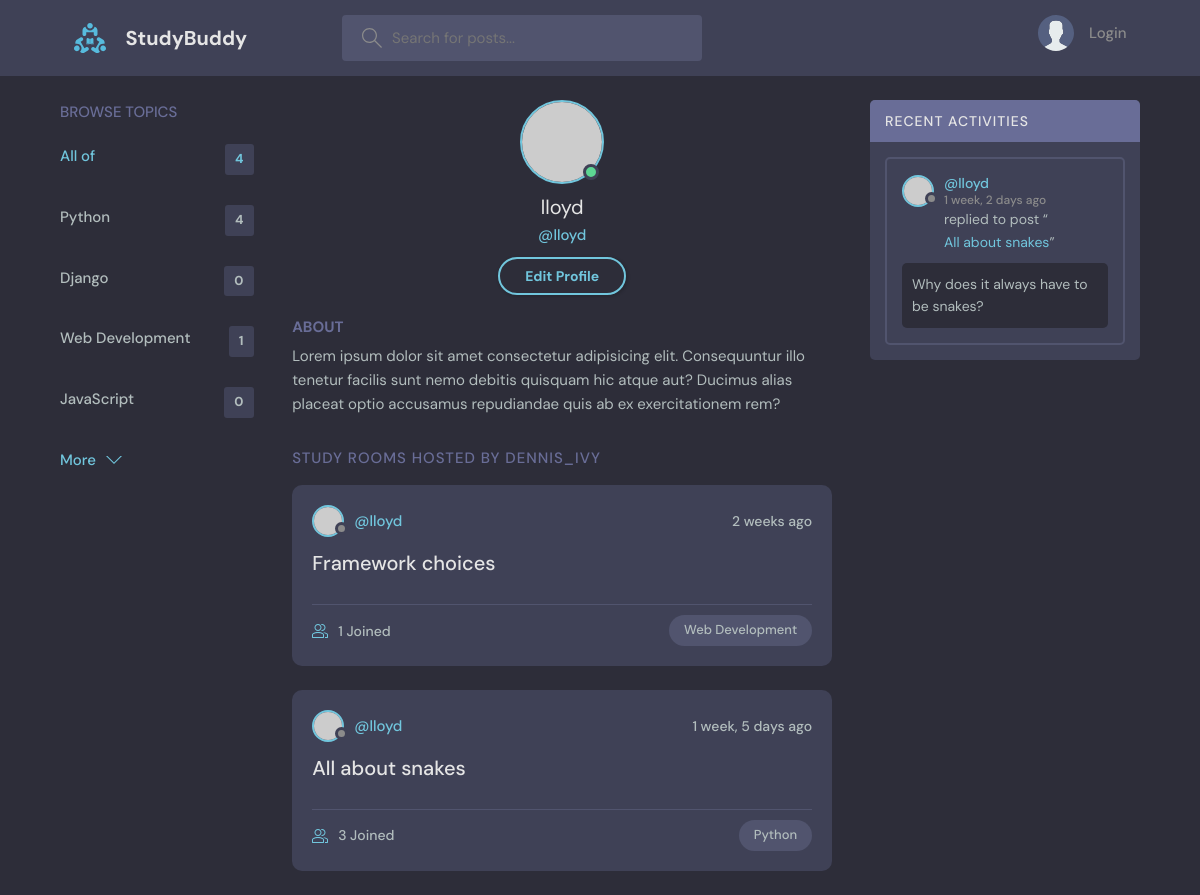
Before: /profile/4/ with the older database file.
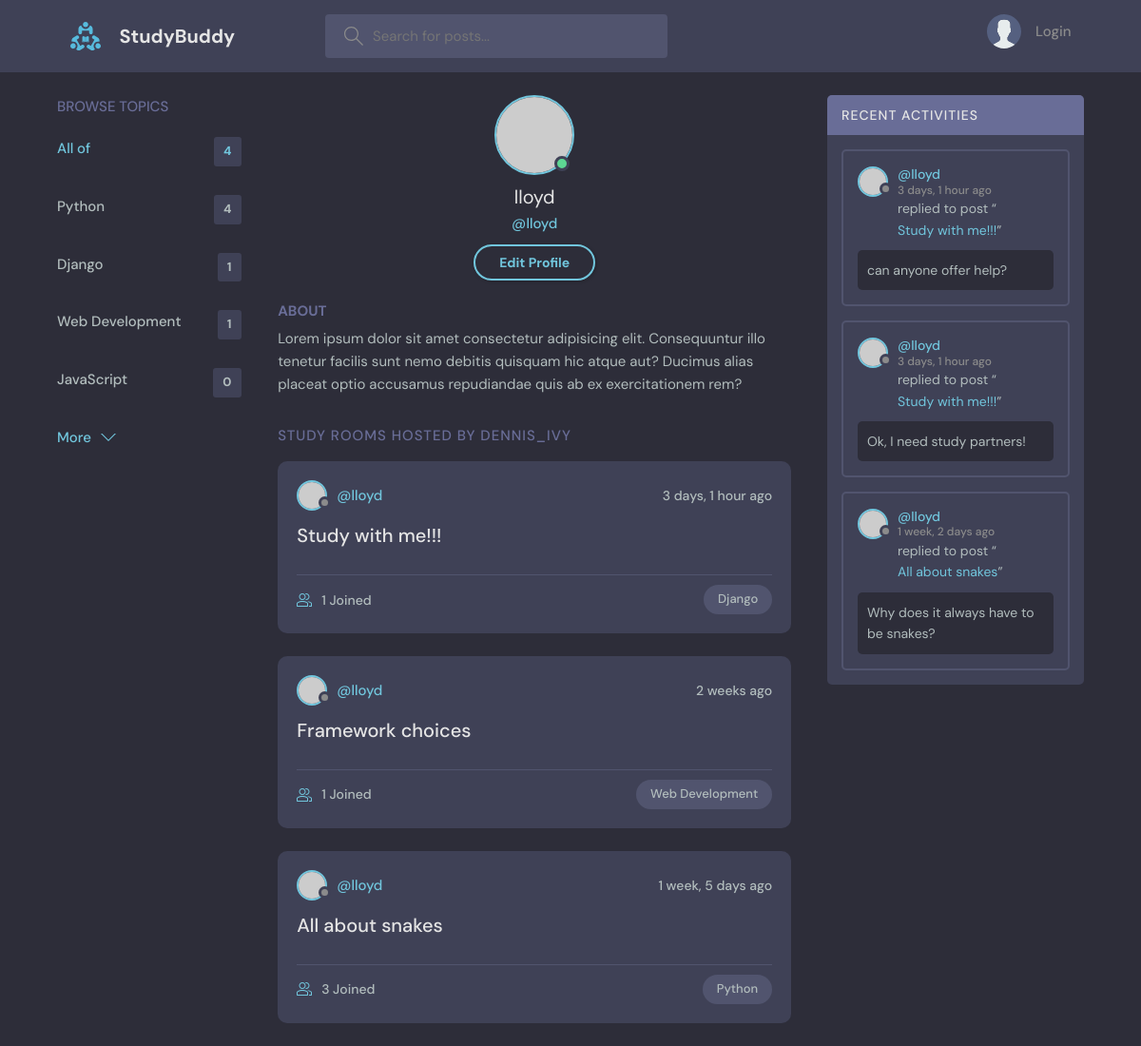
After: the same page with the newer database file.
### base/models.py (models this page shows, shortened)
class Topic(models.Model):
      name = models.CharField(max_length=200)

class Room(models.Model):
    host = models.ForeignKey(
        User,
        on_delete=models.SET_NULL,
        null=True)
    topic = models.ForeignKey(
        Topic,
        on_delete=models.SET_NULL,
        null=True)
    name = models.CharField(max_length=200)
    description = models.TextField(null=True, blank=True)
    participants = models.ManyToManyField(
        User,
        related_name='participants',
        blank=True)
    updated = models.DateTimeField(auto_now=True)
    created = models.DateTimeField(auto_now_add=True)
    class Meta:
        ordering = ['-updated', '-created']
    def __str__(self):
        return self.name

class Message(models.Model):
    user = models.ForeignKey(User, on_delete=models.CASCADE)
    room = models.ForeignKey(Room, on_delete=models.CASCADE)
    body = models.TextField()
    updated = models.DateTimeField(auto_now=True)
    created = models.DateTimeField(auto_now_add=True)
    class Meta:
        ordering = ['-updated', '-created']

### base/views.py (the view)
# urls.py: path('profile/<str:pk>/', views.userProfile, name="user-profile"),
def userProfile(request, pk):
  user = User.objects.get(id=pk)
  rooms = user.room_set.all()
  room_messages = user.message_set.all()
  topics = Topic.objects.all()
  context = {
    'user': user,
    'rooms': rooms,
    'room_messages': room_messages,
    'topics': topics
  }
  return render(request, 'base//profile.html', context)

### base/templates/base/profile.html
{% extends 'main.html' %}
{% block content %}
  <main class="profile-page layout layout--3">
    <div class="container">
      {% include 'base/topics_component.html' %}
      <div class="roomList">
        <div class="profile">
          <div class="profile__avatar">
            <div class="avatar avatar--large active">
              <img src="https://randomuser.me/api/portraits/men/11.jpg" />
            </div>
          </div>
          <div class="profile__info">
            <h3>{{user.username}}</h3>
            <p>@{{user.username}}</p>
            <a href="edit-user.html" class="btn btn--main btn--pill">Edit Profile</a>
          </div>
          <div class="profile__about">
            <h3>About</h3>
            <p>
              Lorem ipsum dolor sit amet consectetur adipisicing elit. Consequuntur illo tenetur
              facilis sunt nemo debitis quisquam hic atque aut? Ducimus alias placeat optio
              accusamus repudiandae quis ab ex exercitationem rem?
            </p>
          </div>
        </div>
        <div class="roomList__header">
          <div>
            <h2>Study Rooms Hosted by dennis_ivy</a>
            </h2>
          </div>
        </div>
        {% include 'base/feed_component.html' %}
      </div>
      {% include 'base/activity_component.html' %}
    </div>
  </main>
{% endblock content%}

### templates/main.html (shortened to what this page needs)
<!DOCTYPE html>
{% load static %}
<html lang="en">
  <head>
    <link rel="stylesheet" href="{% static 'styles/style.css' %}" />
  </head>
  <body>
    {% include 'navbar.html' %}
    {% block content %}
    {% endblock content %}
  </body>
</html>

### templates/navbar.html (shortened to what this page needs)
{% load static %}
<header class="header header--loggedIn">
  <div class="container">
    <a href="{% url 'home' %}" class="header__logo">
      <img src="{% static 'images/logo.svg' %}" />
      <h1>StudyBuddy</h1>
    </a>
    <form class="header__search"
          method="GET"
          action="{% url 'home' %}">
      <label>
        <input name='q' placeholder="Search for posts..." />
      </label>
    </form>
    <nav class="header__menu">
      {% if request.user.is_authenticated %}
        <div class="header__user">
          <a href="profile.html">
            <div class="avatar avatar--medium active">
              <img src="https://randomuser.me/api/portraits/men/37.jpg" />
            </div>
            <p>
              {{ request.user.first_name }}
              <span>
                @{{ request.user.username }}
              </span>
            </p>
          </a>
          <button class="dropdown-button">
            <svg version="1.1"
                 xmlns="http://www.w3.org/2000/svg"
                 width="32"
                 height="32"
                 viewBox="0 0 32 32">
              <title>chevron-down</title>
              <path d="M16 21l-13-13h-3l16 16 16-16h-3l-13 13z"></path>
            </svg>
          </button>
        </div>
      {% else %}
        <a href="{% url 'login' %}">
          <img src="{% static 'images/avatar.svg' %}" />
          <p>Login</p>
        </a>
      {% endif %}
    </nav>
  </div>
</header>

### base/templates/base/topics_component.html
<div class="topics">
    <div class="topics__header">
        <h2>Browse Topics</h2>
    </div>
    <ul class="topics__list">
        <li>
            <a href="{% url 'home' %}" class="active">
                All of
                <span>
                    {{topics.count}}
                </span>
            </a>
        </li>
        {% for topic in topics %}
            <li>
                <a href="{% url 'home' %}?q={{topic.name}}">
                    {{topic.name}}
                    <span>
                        {{topic.room_set.all.count}}
                    </span>
                </a>
            </li>
        {% endfor %}
    </ul>
    <button class="btn btn--link" href="/">
        More
        <svg  {{comment}} chevron-down {{endcomment}}
             version="1.1"
             xmlns="http://www.w3.org/2000/svg"
             width="32"
             height="32"
             viewBox="0 0 32 32">
            <title>
                chevron-down
            </title>
            <path d="M16 21l-13-13h-3l16 16 16-16h-3l-13 13z"></path>
        </svg>
    </button>
</div>

### base/templates/base/feed_component.html (shortened to what this page needs)
{% for room in rooms %}
  <div class="roomListRoom">
    <div class="roomListRoom__header">
      <a href="{% url 'user-profile' room.host.id %}" class="roomListRoom__author">
        <div class="avatar avatar--small">
          <img src="https://randomuser.me/api/portraits/women/11.jpg" />
        </div>
        <span>@{{room.host.username}}</span>
      </a>
      <div class="roomListRoom__actions">
        <span>{{room.created|timesince}} ago</span>
      </div>
    </div>
    <div class="roomListRoom__content">
      <a href="{% url 'room' room.id %}">{{room.name}}</a>
    </div>
    <div class="roomListRoom__meta">
      <a href="{% url 'room' room.id %}" class="roomListRoom__joined">
        {{room.participants.all.count}} Joined
      </a>
      <p class="roomListRoom__topic">
        {{room.topic.name}}
      </p>
    </div>
  </div>
{% endfor %}

### base/templates/base/activity_component.html (shortened to what this page needs)
<div class="activities">
    <div class="activities__header">
        <h2>Recent Activities</h2>
    </div>
    {% for message in room_messages %}
        <div class="activities__box">
            <div class="activities__boxHeader roomListRoom__header">
                <a href="{% url 'user-profile' message.user.id %}"
                   class="roomListRoom__author" >
                    <div class="avatar avatar--small">
                        <img src="https://randomuser.me/api/portraits/women/11.jpg" />
                    </div>
                    <p>
                        @{{message.user}}
                        <span>
                            {{message.created|timesince}} ago
                        </span>
                    </p>
                </a>
            </div>
            <div class="activities__boxContent">
                <p>replied to post “<a href="{% url 'room' message.room.id %}">{{message.room}}</a>”</p>
                <div class="activities__boxRoomContent">
                    {{message.body}}
                </div>
            </div>
        </div>
    {% endfor %}
</div>

Changed rows visible on the page:
computed for Topic "Django": room_set.all.count "0" → "1"
added Room: host.username "lloyd", created "3 days, 1 hour", name "Study with me!!!", participants.all.count "1", topic.name "Django"
added Message: user "lloyd", created "3 days, 1 hour", room "Study with me!!!", body "can anyone offer help?"
added Message: user "lloyd", created "3 days, 1 hour", room "Study with me!!!", body "Ok, I need study partners!"
